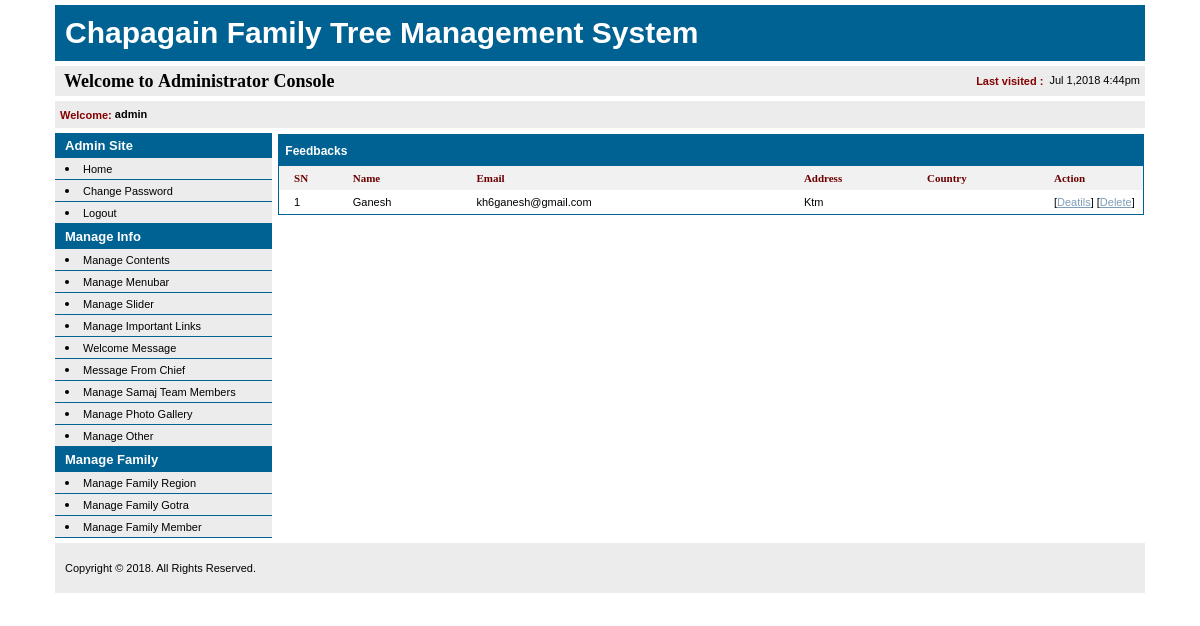
/admin/feedbacks.php (signed in), run on the app's committed database.
### tables this page shows
CREATE TABLE IF NOT EXISTS `feedbacks` (
`id` int(11) NOT NULL,
  `name` varchar(255) DEFAULT NULL,
  `address` varchar(255) DEFAULT NULL,
  `phone` varchar(255) DEFAULT NULL,
  `email` varchar(255) DEFAULT NULL,
  `subject` varchar(255) DEFAULT NULL,
  `comment` text,
  `onDate` datetime DEFAULT NULL
);

### data/conn.php (called while the page is built, shortened)
<?php
	class Dbconn{
		function Dbconn(){
			$this->host = "localhost";
			$this->uname = "student";
			$this->psw = "student";
			$this->dbname = "chapagain";
			$this->links = mysql_connect($this->host,$this->uname,$this->psw) or die("Sorry, couldnot connect to MySQL Server");
		}
		function fetchArray($result)
		{
			return mysql_fetch_array($result);
		}
	}
?>

### admin/init.php (called while the page is built, shortened)
<?php
require_once("../data/conn.php");
require_once("../data/users.php");
require_once("../data/listingfiles.php");
require_once("../data/feedbacks.php");
$conn 					= new Dbconn();
?>

### admin/paging.php (called while the page is built, shortened)
<?php
if(!isset($_GET['page'])){
 $page = 1;
}
else {
 $page = $_GET['page'];
}
class Pager
{
 function findStart($page, $limit)
 {
  if ((!isset($page)) || ($page == "1"))
  {
   $start = 0;
  }
  else
  {
   $start = ($page-1) * $limit;
  }
  return $start;
 }
}
$p = new Pager();
$p->pagename = $pagename;
$p->pageTitle = $pageTitle;
$start = $p -> findStart($page, $limit);
$sql.=" LIMIT ".$start.", ".$limit;
$result = mysql_query($sql);
?>

### admin/feedbacks.php (the view, shortened to what this page needs)
<?php
include("init.php");
?>
<!DOCTYPE html PUBLIC "-//W3C//DTD XHTML 1.0 Transitional//EN" "http://www.w3.org/TR/xhtml1/DTD/xhtml1-transitional.dtd">
<html>
<head>
<link href="../css/admin.css" rel="stylesheet" type="text/css"></head>
<body>
<table width="<?php echo ADMIN_PAGE_WIDTH; ?>" border="0" align="center" cellpadding="0"
	cellspacing="5" bgcolor="#FFFFFF">
  <tr>
    <td colspan="2"><?php include("header.php"); ?></td>
  </tr>
  <tr>
    <td width="<?php echo ADMIN_LEFT_WIDTH; ?>" valign="top"><?php include("leftnav.php"); ?></td>
    <td width="<?php echo ADMIN_BODY_WIDTH; ?>" valign="top">
	<table width="100%" border="0" cellspacing="1" cellpadding="0">
        <tr>
          <td class="bgborder"><table width="100%" border="0" cellspacing="1" cellpadding="0">
              <tr>
                <td bgcolor="#FFFFFF"><table width="100%" border="0" cellspacing="0" cellpadding="0">
                    <tr>
                      <td class="heading2">&nbsp;Feedbacks</td>
                    </tr>
                    <tr>
                      <td><table width="100%"  border="0" cellpadding="4" cellspacing="0">
                          <tr bgcolor="#F1F1F1" class="tahomabold11">
                            <td width="1">&nbsp;</td>
                            <td><strong>SN</strong></td>
                            <td><strong>Name</strong></td>
                            <td><strong>Email</strong></td>
                            <td><strong>Address</strong></td>
                            <td><strong>Country</strong></td>
                            <td width="85"><strong>Action</strong></td>
                          </tr>
													<?php
													$counter = 0;
													$pagename = "feedbacks.php?";
													$sql = "SELECT * FROM feedbacks ORDER BY id DESC";
													include("paging.php");
													while ($row = $conn->fetchArray($result))
													{
													?>
                          <tr <?php if($counter%2 != 0) echo 'bgcolor="#F7F7F7"'; else echo 'bgcolor="#FFFFFF"'; ?>>
                            <td valign="top">&nbsp;</td>
                            <td valign="top"><?= ++$counter; ?></td>
                            <td valign="top"><?= $row['name'] ?></td>
                            <td valign="top"><?php echo $row['email']; ?></td>
                            <td valign="top"><?php echo $row['address']; ?></td>
                            <td valign="top"><?php echo $row['country']; ?></td>
                            <td valign="top">
                            [<a href="feedbacks.php?id=<?php echo $row['id']; ?>&view">Deatils</a>]
														[<a href="#" onClick="javascript: if(confirm('This will permanently delete Feedback details from database. Continue?')){ document.location='feedbacks.php?delete=<?php echo $row['id']; ?>'; }">Delete</a>]
														</td>
                          </tr>
                          <?
													}
													?>
                        </table>
												</td>
                    </tr>
                  </table></td>
              </tr>
            </table></td>
        </tr>
      </table>
	  </td>
  </tr>
  <tr>
    <td colspan="2"><?php include("footer.php"); ?></td>
  </tr>
</table>
</body>
</html>

### css/admin.css (style rules this page uses)
html, body { margin: 0; padding: 0; cursor: default; font-family: Tahoma, Arial, Verdana, Helvetica, sans-serif; font-size:11px; color:#000000; line-height:16px; }
.heading2 { font-size: 12px; font-weight: bold; height:25px; text-align:left; color:#FFFFFF; background-color:#006193; padding:3px; }
.bgborder { background:#006193; }
a, a:link, a:active, a:visited { color: #7F9DB9; text-decoration: underline; }
.tahomabold11 { font-family: Tahoma; font-size: 11px; font-weight: bold; color:#6C0000; text-align:left; padding-left:5px; width:246px; }

### data on the page
feedbacks: name "Ganesh", email "kh6ganesh@gmail.com", address "Ktm"

### other printed values
PAGE_TITLE "Chapagain Family Tree Management System"
$_SESSION['sessUsername'] "admin"
